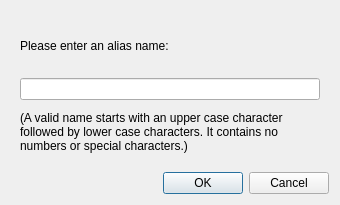
<!--
 src/aliasnamedialog.ui

 Copyright (c) 2009 Technische Universität Berlin, 
 Stranski-Laboratory for Physical und Theoretical Chemistry

 This file is part of qSLDcalc.

 qSLDcalc is free software: you can redistribute it and/or modify
 it under the terms of the GNU General Public License as published by
 the Free Software Foundation, either version 3 of the License, or
 (at your option) any later version.

 qSLDcalc is distributed in the hope that it will be useful,
 but WITHOUT ANY WARRANTY; without even the implied warranty of
 MERCHANTABILITY or FITNESS FOR A PARTICULAR PURPOSE.  See the
 GNU General Public License for more details.
 
 You should have received a copy of the GNU General Public License
 along with qSLDcalc. If not, see <http://www.gnu.org/licenses/>.

 Author(s) of this file:
   Copyright (c) 2011, Ingo Bressler (qsldcalc at ingobressler.net)
-->
<ui version="4.0" >
 <class>AliasNameDialog</class>
 <widget class="QDialog" name="AliasNameDialog" >
  <property name="geometry" >
   <rect>
    <x>0</x>
    <y>0</y>
    <width>340</width>
    <height>205</height>
   </rect>
  </property>
  <property name="minimumSize" >
   <size>
    <width>340</width>
    <height>200</height>
   </size>
  </property>
  <property name="windowTitle" >
   <string>Create an Alias</string>
  </property>
  <layout class="QVBoxLayout" name="verticalLayout" >
   <item>
    <widget class="QFrame" name="frame" >
     <property name="frameShape" >
      <enum>QFrame::NoFrame</enum>
     </property>
     <property name="frameShadow" >
      <enum>QFrame::Raised</enum>
     </property>
     <layout class="QVBoxLayout" name="verticalLayout_2" >
      <item>
       <widget class="QLabel" name="lblAliasName" >
        <property name="text" >
         <string>Please enter an alias name:</string>
        </property>
       </widget>
      </item>
      <item>
       <widget class="QLineEdit" name="ntrAliasName" />
      </item>
      <item>
       <widget class="QLabel" name="lblAliasNameHint" >
        <property name="text" >
         <string>(A valid name starts with an upper case character followed by lower case characters. It contains no numbers or special characters.)</string>
        </property>
        <property name="scaledContents" >
         <bool>false</bool>
        </property>
        <property name="alignment" >
         <set>Qt::AlignLeading|Qt::AlignLeft|Qt::AlignVCenter</set>
        </property>
        <property name="wordWrap" >
         <bool>true</bool>
        </property>
       </widget>
      </item>
     </layout>
    </widget>
   </item>
   <item>
    <widget class="QDialogButtonBox" name="buttonBox" >
     <property name="orientation" >
      <enum>Qt::Horizontal</enum>
     </property>
     <property name="standardButtons" >
      <set>QDialogButtonBox::Cancel|QDialogButtonBox::Ok</set>
     </property>
     <property name="centerButtons" >
      <bool>false</bool>
     </property>
    </widget>
   </item>
  </layout>
 </widget>
 <resources/>
 <connections>
  <connection>
   <sender>buttonBox</sender>
   <signal>accepted()</signal>
   <receiver>AliasNameDialog</receiver>
   <slot>accept()</slot>
   <hints>
    <hint type="sourcelabel" >
     <x>248</x>
     <y>254</y>
    </hint>
    <hint type="destinationlabel" >
     <x>157</x>
     <y>274</y>
    </hint>
   </hints>
  </connection>
  <connection>
   <sender>buttonBox</sender>
   <signal>rejected()</signal>
   <receiver>AliasNameDialog</receiver>
   <slot>reject()</slot>
   <hints>
    <hint type="sourcelabel" >
     <x>316</x>
     <y>260</y>
    </hint>
    <hint type="destinationlabel" >
     <x>286</x>
     <y>274</y>
    </hint>
   </hints>
  </connection>
 </connections>
</ui>
